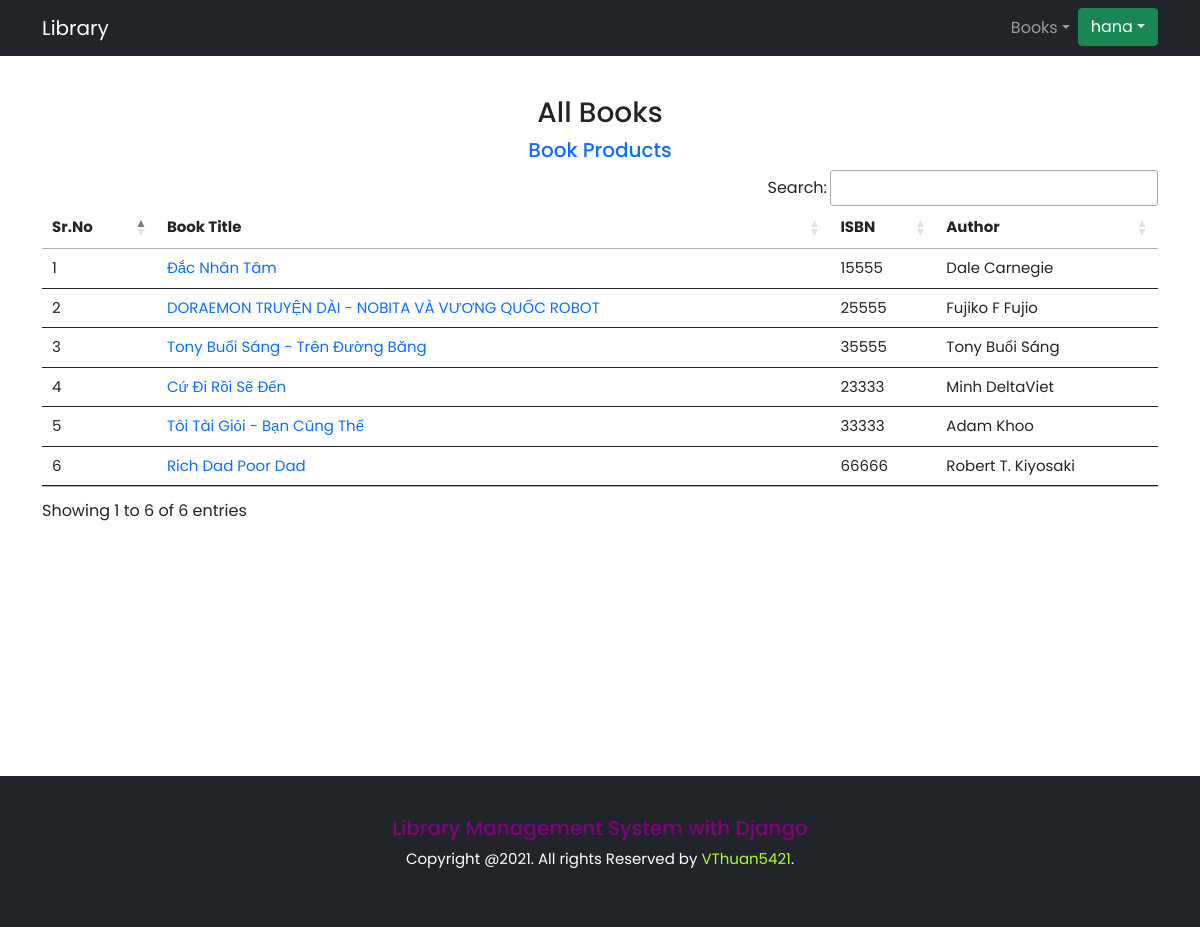
/book_list/ (signed in), run on the app's committed database.
### library_app/models.py (models this page shows, shortened)
class Book(models.Model):
    title = models.CharField(max_length = 200)
    author = models.CharField(max_length = 100)
    isbn = models.CharField('ISBN', max_length = 13, unique = True, help_text = '13 Character <a href="https://www.isbn-international.org/content/what-isbn">ISBN number</a>')
    genre = models.ManyToManyField(Genre, help_text = "Select a genre for this book")
    language = models.ForeignKey(Language, on_delete = models.SET_NULL, null = True)
    description = models.TextField(null = True, blank = True)
    total_copies = models.IntegerField()
    book_available = models.IntegerField(default = 0)
    image = models.ImageField(upload_to = 'book_image', blank = True)
    def get_absolute_url(self):
        return reverse('book_detail', args = [str(self.id)])

### library_app/views.py (the view)
# urls.py: path("book_list/", views.book_list, name = "book_list"),
def book_list(request):
    books = Book.objects.all()
    return render(request, 'book_list.html', {'books': books})

### library_app/templates/book_list.html (shortened to what this page needs)
{% extends 'base.html' %}
{% load static %}
{% block body %}
<div class = "container padding-half">
    <h3 class = "text-center">All Books</h3>
    <h5 class = "link-products text-center"><a href = "/book_products">Book Products</a></h5>
    <table class = "table table-hover font-15" id = "example">
        <thead>
            <tr>
                <th>Sr.No</th>
                <th>Book Title</th>
                <th>ISBN</th>
                <th>Author</th>
            </tr>
        </thead>
        <tbody>
            {% for book in books %}
            <tr>
                <td>{{forloop.counter}}</td>
                <td><a href = "{{ book.get_absolute_url }}">{{ book.title }}</a></td>
                <td>{{ book.isbn }}</td>
                <td>{{ book.author }}</td>
            </tr>
            {% endfor %}
        </tbody>
    </table>
</div>
{% endblock %}

### library_app/templates/base.html (shortened to what this page needs)
<!DOCTYPE html>
<html lang="en">
<head>
    {% load static %}
    <link href="https://cdn.jsdelivr.net/npm/bootstrap@5.1.0/dist/css/bootstrap.min.css" rel="stylesheet">
    <link rel="stylesheet" href="https://cdn.datatables.net/1.10.25/css/jquery.dataTables.min.css">
    <link rel="stylesheet" href="https://cdn.datatables.net/buttons/1.7.1/css/buttons.dataTables.min.css">
    <link rel="stylesheet" href="https://cdnjs.cloudflare.com/ajax/libs/font-awesome/4.7.0/css/font-awesome.min.css">
    <link rel="stylesheet" href = "/static/css/style.css">
</head>
<body>
<nav class = "navbar navbar-expand-md navbar-dark bg-dark sticky-top">
    <div class = "container">
        <a class = "navbar-brand" href = "/">Library</a>
        <div class = "justify-content-end collapse navbar-collapse" id = "navbarSupportedContent">
            <ul class = "navbar-nav mr-auto mb-2 mb-lg-0">
                <li class = "nav-item dropdown">
                    <a class = "nav-link dropdown-toggle" href = "#" id = "navbarDropdown" role = "button" data-bs-toggle = "dropdown" aria-expanded = "false">Books</a>
                </li>
                {% if not user.is_authenticated %}
                <li class = "nav-item">
                    <a class = "nav-link" href = "/admin_login/">Admin Login</a>
                </li>
                <li class = "nav-item">
                    <a class = "nav-link" href = "/student_login/">Student Login</a>
                </li>
                {% else %}
                <li class = "nav-item dropdown">
                    <button type = "button" class = "btn btn-success dropdown-toggle" href = "#" id = "navbarDropdown" data-bs-toggle="dropdown" aria-expanded = "false">{{ request.user }}</button>
                </li>
                {% endif %}
            </ul>
        </div>
    </div>
</nav>
<div class = "main-body">
{% block body %}
{% endblock %}
</div>
<footer class = "bg-dark padding-half">
    <div class = "footer-content">
        <div class = "footer-info">
            <h3 class = "footer-title">
            </h3>
            <p>Copyright @2021. All rights Reserved by <a class = "link-github" href = "https://github.com/VThuan5421">VThuan5421</a>.</p>
        </div>
    </div>
</footer>
</body>
</html>

### static/css/style.css (style rules this page uses)
* { margin: 0; padding: 0; box-sizing: border-box; }
a { text-decoration: none; }
body { font-family: 'Poppins', sans-serif; }
.main-body { min-height: 90vh; }
.padding-half { padding-top: 40px; padding-bottom: 40px; }
.font-15 { font-size: 15px; }
.footer-content { color: #fff; display: flex; align-items: center; justify-content: center; }
.footer-info { text-align: center; }
.footer-info h3 { font-size: 20px; color: purple; }
.footer-info p { font-size: 15px; }
.footer-info p a { color: greenyellow; }

### data on the page
Book: title "Đắc Nhân Tâm", isbn "15555", author "Dale Carnegie"
Book: title "DORAEMON TRUYỆN DÀI - NOBITA VÀ VƯƠNG QUỐC ROBOT", isbn "25555", author "Fujiko F Fujio"
Book: title "Tony Buổi Sáng - Trên Đường Băng", isbn "35555", author "Tony Buổi Sáng"
Book: title "Cứ Đi Rồi Sẽ Đến", isbn "23333", author "Minh DeltaViet"
Book: title "Tôi Tài Giỏi - Bạn Cũng Thế", isbn "33333", author "Adam Khoo"
Book: title "Rich Dad Poor Dad", isbn "66666", author "Robert T. Kiyosaki"

### other printed values
{{ request.user }} "hana"
